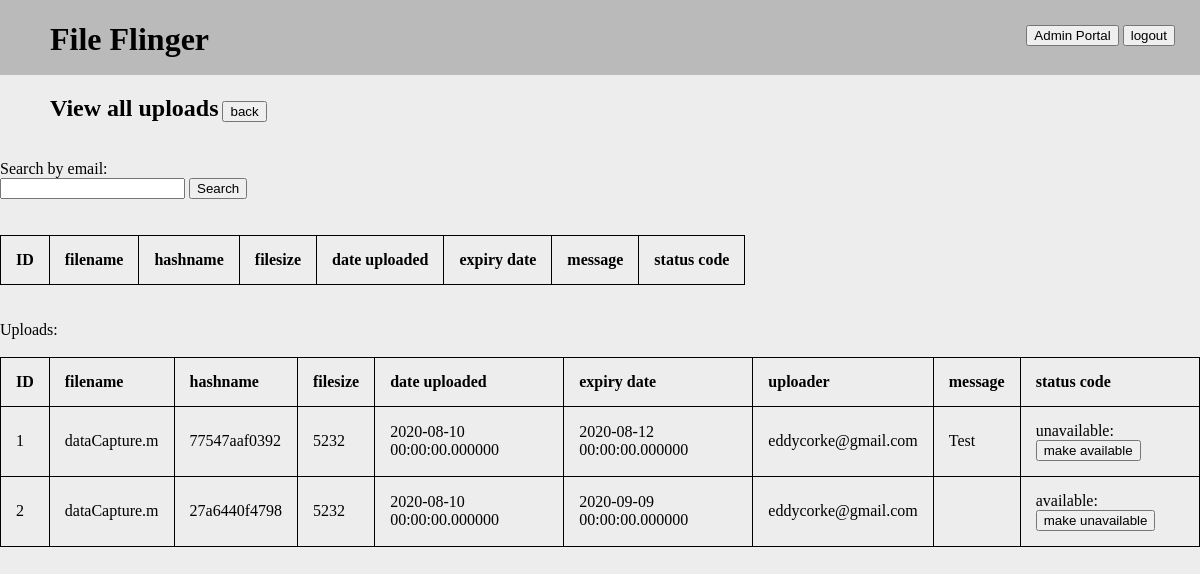
Page /admin_portal/uploads (signed in) on the earlier database version.
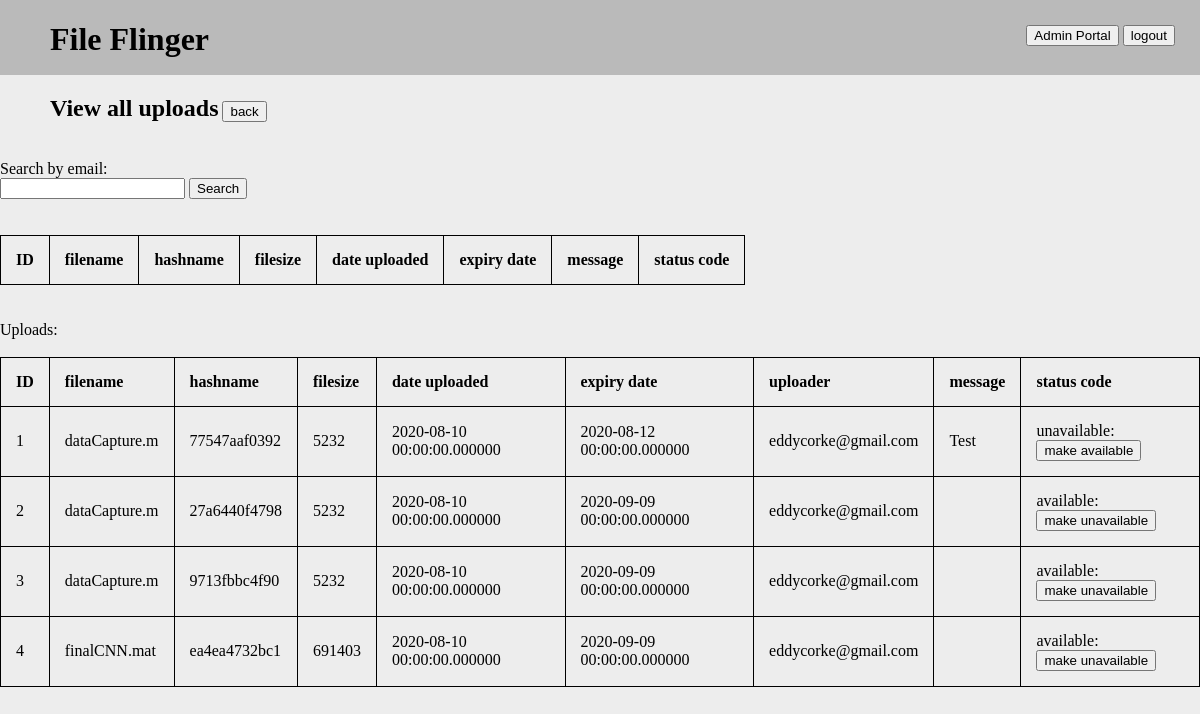
Same page on the later database version.
### serv/models.py (models this page shows, shortened)
class Upload(db.Model):
    id = db.Column(db.Integer, primary_key=True)
    filename = db.Column(db.String(256), nullable=False)
    filesize = db.Column(db.Integer, nullable=False)
    hashname = db.Column(db.String(16), unique=True, nullable=False)
    datetime = db.Column(db.DateTime, nullable=False)
    expirationDatetime = db.Column(db.DateTime, nullable=False)
    uploaderEmail = db.Column(db.String(320), nullable=False)
    message = db.Column(db.String(512), nullable=False, default="")
    status = db.Column(db.Integer, default=1, nullable=False)  # 1: available, 0: unavailable
    password = db.Column(db.String(256))

### serv/admin/routes.py (the view)
@admin.route('/admin_portal/uploads')
@login_required
def view_uploads():
    if current_user.permLevel < Config.permissionLevels['admin']:
        flash("Access to the admin portal area is restricted")
        return redirect(url_for('uploads.home'))
    email = request.args.get("email")
    search = []
    if email:
        search = db.session.execute("SELECT id, filename, hashname, filesize, datetime, expirationDatetime, message, status FROM Upload WHERE uploaderEmail = \"" + email + "\"").fetchall()
    status = request.args.get('status')
    upload_id = request.args.get('upload_id')
    if status:
        db.session.execute("UPDATE Upload SET status = " + status + " WHERE id = " + upload_id)
        db.session.commit()
        logger.log.info('User with id {} changed the availability of upload with id {} to {}'.format(current_user.id, upload_id, status))
    userData = db.session.execute("SELECT id, filename, hashname, filesize, datetime, expirationDatetime, uploaderEmail, message, status FROM Upload").fetchall()
    return render_template('admin/view_uploads.html', data=userData, search=search)

### serv/models.py (called while the page is built)
@login_manager.user_loader
def load_user(user_id):
    return User.query.get(int(user_id))

### serv/templates/admin/view_uploads.html (shortened to what this page needs)
{% extends "template.html" %}
{% block content %}
    <h2>View all uploads</h2>
    <a href="{{ url_for('admin.admin_portal') }}"><button>back</button></a><br><br>
    Search by email: <br>
    <form action="uploads">
        <input type="text" name="email">
        <input type="submit" value="Search">
    </form>
    <br><br>
    <table>
            <th>ID</th>
            <th>filename</th>
            <th>hashname</th>
            <th>filesize</th>
            <th>date uploaded</th>
            <th>expiry date</th>
            <th>message</th>
            <th>status code</th>
        </table>
    <br><br>
    Uploads:<br><br>
    <table>
        <th>ID</th>
        <th>filename</th>
        <th>hashname</th>
        <th>filesize</th>
        <th>date uploaded</th>
        <th>expiry date</th>
        <th>uploader</th>
        <th>message</th>
        <th>status code</th>
        {% for item in data %}
        <tr>
            <td>{{item[0]}}</td>
            <td>{{item[1]}}</td>
            <td>{{item[2]}}</td>
            <td>{{item[3]}}</td>
            <td>{{item[4]}}</td>
            <td>{{item[5]}}</td>
            <td>{{item[6]}}</td>
            <td>{{item[7]}}</td>
            <td>
                {% if item[8] == 0 %}
                    unavailable:
                    <a href="uploads?status=1&upload_id={{item[0]}}"><button>make available</button></a>
                {% else %}
                    available:
                    <a href="uploads?status=0&upload_id={{item[0]}}"><button>make unavailable</button></a>
                {% endif %}
            </td>
        </tr>
        {% endfor %}
    </table>
{% endblock content %}

### serv/templates/template.html (shortened to what this page needs)
<!DOCTYPE html>
<html>
<head>
    <link rel="stylesheet" type="text/css" href="{{ url_for('static', filename='main.css') }}">
</head>
    <div id="navBar">
        <a href="/"><h1>File Flinger</h1></a>
        <div id="loginLogout">
            {% if current_user.is_authenticated %}
                {% if current_user.permLevel >=2 %}
                    <a href="/admin_portal"><button>Admin Portal</button></a>
                {% endif %}
            {% endif %}
            {% if current_user.is_authenticated %}
                <a href="{{ url_for('users.logout') }}"><button>logout</button></a>
            {% else %}
                <a href="{{ url_for('users.login') }}"><button>login</button></a>
                <a href="{{ url_for('users.register') }}"><button>register</button></a>
            {% endif %}
        </div>
    </div>
    <body>
        {% block content %} {% endblock %}
    </body>
</html>

### serv/static/main.css (style rules this page uses)
body { background-color: #EDEDED; margin: 0px; }
a { text-decoration: none; color: #000000 }
h1, h2 { margin-left: 50px; display: inline-block; }
table { border-collapse: collapse; }
table, th, td { border: 1px solid black; }
th, td { padding: 15px; text-align: left; }
#navBar { width: 100%; height: 75px; background-color: #bababa; }
#loginLogout { float: right; margin-top: 25px; margin-right: 25px; width: 150px; height: 25px; text-align: right; }

Differences in the rows shown:
added Upload: id "3", filename "dataCapture.m", hashname "9713fbbc4f90", filesize "5232", datetime "2020-08-10 00:00:00.000000", expirationDatetime "2020-09-09 00:00:00.000000", uploaderEmail "eddycorke@gmail.com"
added Upload: id "4", filename "finalCNN.mat", hashname "ea4ea4732bc1", filesize "691403", datetime "2020-08-10 00:00:00.000000", expirationDatetime "2020-09-09 00:00:00.000000", uploaderEmail "eddycorke@gmail.com"
